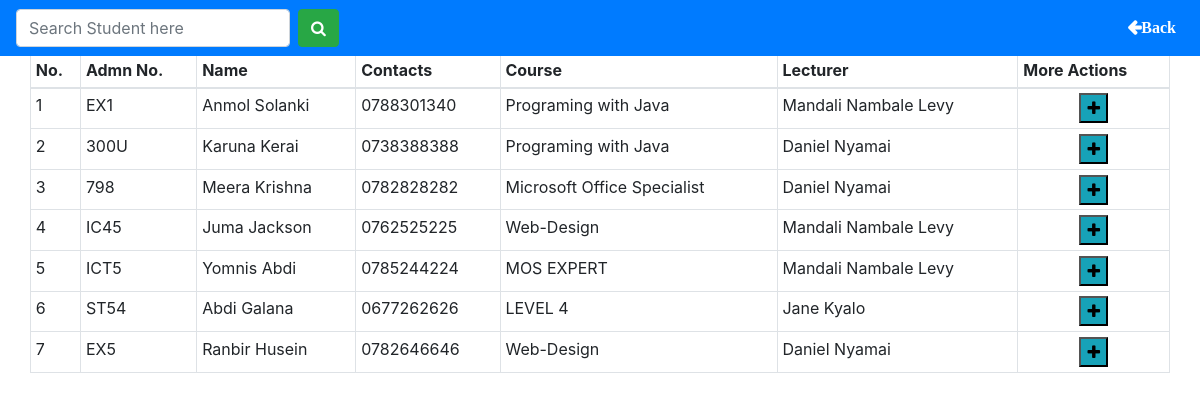
Page /clear.php (signed in) on the committed database.
### tables this page shows
CREATE TABLE `student` (
  `adno` varchar(200) NOT NULL,
  `name` varchar(200) NOT NULL,
  `contact` varchar(200) NOT NULL,
  `alcontact` varchar(200) NOT NULL,
  `dpt` varchar(200) NOT NULL,
  `course` varchar(200) NOT NULL,
  `jd` varchar(200) NOT NULL,
  `cd` varchar(200) NOT NULL,
  `lecturer` varchar(200) NOT NULL,
  `status` varchar(200) NOT NULL,
  `cst` varchar(200) NOT NULL,
  `cet` varchar(200) NOT NULL
);

### clear.php (the view, shortened to what this page needs)
<?php
if (isset($_POST['search'])) {
$valuetosearch=$_POST['value_to_search'];
$sql="SELECT * FROM `student` WHERE CONCAT(`adno`, `name`, `contact`, `alcontact`, `dpt`, `course`, `jd`, `cd`, `lecturer`, `status`, `cst`, `cet`) LIKE '%".$valuetosearch."%'";
$search_result= filtertable($sql);
}
else{
$sql="SELECT * FROM `student` ORDER BY `jd`";
$search_result=filtertable($sql);
}
function filtertable($sql)
{
  $con=mysqli_connect("127.0.0.1","root","","egc");
  $filter_result=mysqli_query($con,$sql);
  return $filter_result;
}
 ?>
<?php
if (isset($_SESSION['admin']) )
{
  ?>
<!DOCTYPE html>
<html>
<head>
  <link rel="stylesheet" href="https://cdnjs.cloudflare.com/ajax/libs/font-awesome/4.7.0/css/font-awesome.min.css">
  <link rel="stylesheet" href="https://maxcdn.bootstrapcdn.com/bootstrap/4.0.0/css/bootstrap.min.css">
</head>
<body class=" ">
  <div>
 <nav class="navbar navbar-expand-lg navbar-primary bg-primary navbar-fixed fixed-top" >
  <div class="collapse navbar-collapse" id="navbarTogglerDemo03">
<ul class="navbar-nav  mt-lg-0 mr-auto">
<li class="nav-item">
     <form class="form-inline my-2 my-lg-0" action="clear.php" method="post">
    <input type="text" name="value_to_search" class="form-control mr-sm-2" placeholder="Search Student here">
    <button class="btn btn-success my-2 my-sm-0" name="search"><i class="fa fa-search" aria-hidden="true"></i></button>
   </form>
  </li>
</ul >
 <ul class="navbar-nav  mt-lg-0 ml-auto">
         <li class="nav-item">
        <a style="color: white; font-family:Verdana; cursor: pointer; font-weight: bolder;" class="nav-link" href="student_management.php">   <i class="fa fa-arrow-left" aria-hidden="true" style="font-weight:bolder;">Back</i></a>
      </li>
 </ul>
 </div>
  </div>
<center>
<div class="container">
<div class="pt-5">
<div class=" pt-sm-1">
  <div class="">
    <div class="row align-items-center">
        <div class=" table-responsive text-nowrap">
       <table class="table  table-bordered table-responsive-sm table-sm">
    <thead class="w-auto">
<tr>
<th scope="col">No.</th>
<th scope="col">Admn No.</th>
<th scope="col"style="font-size: 16px;width: auto;">Name</th>
<th scope="col">Contacts</th>
<th scope="col">Course</th>
<th scope="col">Lecturer</th>
<th scope="col">More Actions</th>
</tr>
</thead>
<tbody>
<?php
 $count=1;
while($row = mysqli_fetch_array($search_result)) {
  ?>
<tr><td ><?php echo $count; ?></td>
  <td><?php echo $row["adno"]; ?></td>
<td ><?php echo $row["name"]; ?></td>
<td ><?php echo $row["contact"]; ?></td>
<td ><?php echo $row["course"]; ?></td>
<td ><?php echo $row["lecturer"]; ?></td>
<td style="text-align: center;" >
  <a href="remove.php?off=<?php echo $row["adno"]; ?>"><button class="bg-info"><i class="fa fa-plus" aria-hidden="true"></i></button></a>
</td>
</tr>
<?php
$count++;} ?>
</tbody>
</table>
</div>
  </div>
</div>
</div>
</div>
</div>
</center>
</body>
</html>
<?php
}
else
{
  header('Location: index.php');
}
 ?>

### rows in the picture
student: adno "EX1", name "Anmol Solanki", contact "0788301340", course "Programing with Java", lecturer "Mandali Nambale Levy"
student: adno "300U", name "Karuna Kerai", contact "0738388388", course "Programing with Java", lecturer "Daniel Nyamai"
student: adno "798", name "Meera Krishna", contact "0782828282", course "Microsoft Office Specialist", lecturer "Daniel Nyamai"
student: adno "IC45", name "Juma Jackson", contact "0762525225", course "Web-Design", lecturer "Mandali Nambale Levy"
student: adno "ICT5", name "Yomnis Abdi", contact "0785244224", course "MOS EXPERT", lecturer "Mandali Nambale Levy"
student: adno "ST54", name "Abdi Galana", contact "0677262626", course "LEVEL 4", lecturer "Jane Kyalo"
student: adno "EX5", name "Ranbir Husein", contact "0782646646", course "Web-Design", lecturer "Daniel Nyamai"
